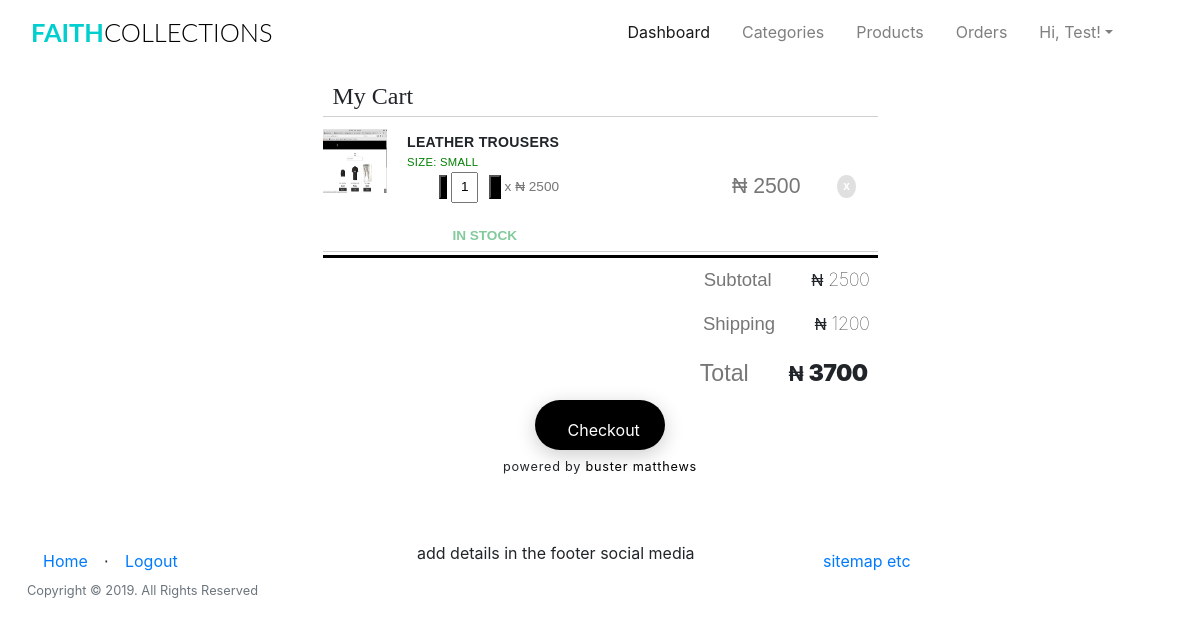
Page /cart/ (signed in) on the committed database.
### app/models.py (models this page shows, shortened)
class User(UserMixin, db.Model):
	__tablename__="user"
	id = db.Column(db.Integer, primary_key=True)
	firstname = db.Column(db.String(24), index=True)
	lastname = db.Column(db.String(24), index=True)
	email = db.Column(db.String(50), index=True, unique=True)
	password_hash = db.Column(db.String)
	phonenumber = db.Column(db.String(18), index=True, unique=True)
	is_admin = db.Column(db.Boolean, default = False)
	order = db.relationship('Order', backref='my_orders')
	kart = db.relationship('Kart', uselist=False, backref='user_kart')
	shipping_info = db.relationship('ShippingInfo', backref='role',lazy='dynamic')

class Kart(db.Model):
	id = db.Column(db.Integer, primary_key=True)
	product_id = db.Column(db.Integer, db.ForeignKey('product.id'))
	product = db.relationship('Products', uselist=False)
	quantity = db.Column(db.Integer)
	subtotal = db.Column(db.Integer)
	user_id = db.Column(db.Integer, db.ForeignKey('user.id'))
	user = db.relationship('User', uselist=False, backref='user')

class Products(db.Model):
	__tablename__ = 'product'
	id = db.Column(db.Integer, primary_key=True)
	product_name = db.Column(db.String(100), index=True)
	product_price = db.Column(db.Integer, index=True)
	product_image = db.Column(db.String(120),index=True)
	product_description = db.Column(db.String(200), index=True)
	product_stock = db.Column(db.Integer, index = True)
	product_size = db.Column(db.String(5), index = True)
	categories_id = db.Column(db.Integer, db.ForeignKey('categories.id'))
	'''
		foreign key for product.id
		test this weda its one order several products or several orders, serveral products
		using many to many for now
		#many many rel with order
	'''
	order = db.relationship("Order", secondary = association_table)

### app/users/routes.py (the view)
@users.route('/cart/',methods = ["GET","POST"])
def cart():
	if current_user.is_anonymous:
		count = 0
		user = 0
		cartlist = []
	else:
		user = current_user.id
		count = Kart.query.filter_by(user_id =user).count()
		cartlist = Kart.query.filter_by(user_id=user).all()
	form = CartForm()
	price = ShippingPrice()
	items_subtotals = subtotals()
	if current_user.is_anonymous:
		flash('please login or register to be able to add a shipping address')
		return render_template('users/cart.html', count= count, cartlist= cartlist,
	title = "Cart", form = form, price=price, items_subtotals=items_subtotals)
	return render_template('users/cart.html', count= count, cartlist= cartlist,
	title = "Cart", form = form, price=price,items_subtotals=items_subtotals)

### app/users/forms.py
class CartForm(FlaskForm):
	quantity = IntegerField('1', validators=[DataRequired()])
	submit = SubmitField('Submit')

### app/models.py (called while the page is built)
@login_manager.user_loader
def load_user(id):
    return User.query.get(int(id))

### app/users/routes.py (called while the page is built)
def ShippingPrice():
	if current_user.is_authenticated:
		item_num = Kart.query.filter_by(user_id = current_user.id).count()
	else:
		item_num = Kart.query.filter_by(user_id = 0).count()
	shipping_price = 0
	if item_num >= 1:
		shipping_price = 1200
	elif item_num >= 5:
		shipping_price = 2500
	else:
		pass
	return shipping_price

def subtotals():
	if current_user.is_authenticated:
		get_products = Kart.query.filter_by(user_id = current_user.id).all()
	else:
		get_products = Kart.query.filter_by(user_id = 0).all()
	items_subtotal = 0
	for price in get_products:
		items_subtotal+=int(price.subtotal)
	return items_subtotal

### app/templates/users/cart.html (shortened to what this page needs)
{% extends "base.html" %}
	{%block head%}
	<link href="{{ url_for('static', filename='css/cart.css')}}" rel="stylesheet">
	{%endblock%}
{% block body %}
<body>
<div class="wrapper">
	<header class="heading cf">
		<h5>My Cart</h5>
	</header>
	{% if current_user.is_authenticated %}
	<div class="outerbox">
		<div class="innerbox">
			<div class="cart-content">
				<ul class="item-wrapper">
						{% for items in cartlist %}
					<li id="cart_items" class="cart-items">
						<div class="infoWrap">
							<div class="item-description">
								<img src="{{ items.product.product_image }}" class="item-img">
								<h6 class="item-name">
									{{ items.product.product_name }}
										<br>
									<div class="small">
										<span>Size:</span>
										<span>{{ items.product.product_size }}</span>
									</div>
								</h6>
								<br>
								<div class="xtra">
									<form action="{{url_for('users.quantity_update', id=items.id)}}">
										<p>
											<input id="minus-btn" type="button" class="minus-btn{{items.id}}" value="-">
												<input type="text" name="quantity" class="qty" id="qty{{items.id}}", value="{{items.quantity}}">
											<input id="plus-btn" type="button" class="plus-btn{{items.id}}" value="+">
											  x <span class="iso">₦</span> <span class="item-price{{items.id}}"> {{ items.product.product_price }}</span>
											  <p> <span id="loading{{items.id}}" class="loading_bkg"></span> </p>
										</p>
									</form>
									<p class="stockStatus">
										In Stock
									</p>
								</div>
							</div>
							<div class="prod-total item-description">
								<p> <span class="iso">₦</span> <span class="item-total{{items.id}} item-total">{{items.subtotal}}</span></p>
							</div>
							<div class="remove-item item-description">
								<a href="{{ url_for('users.remove_item', id=items.id) }}" class="remove">x</a>
							</div>
						</div>
					</li>
                    {% endfor %}
				</ul>
			</div>
		</div>
	</div>
<footer class="cart-footer">
	<div class="subtotal cf">
    <ul>
	  <li class="totalRow"><span class="label">Subtotal</span>
		<span class="iso">₦</span>
		<span id="subtotal_value" class="value">{{items_subtotals}}</span>
	</li>
	<li class="totalRow"><span class="label">Shipping</span>
		<span class="iso">₦</span>
		<span id="shipping_price" class="value">{{ price }}</span>
	</li>
	<li class="totalRow final"><span class="label">Total</span>
		<span class="iso">₦</span>
		<span id="total-final" class="value">{{items_subtotals + price}}</span>
	</li>
    </ul>
  </div>
		<div class="checkoutcontainer">
			<a href="#" id="checkout" data-toggle="modal" data-target="#exampleModalCenter">
				<span class="checkout-text">Checkout</span>
			</a>
		</div>
	<span class="cart-copyright">
		powered by <a href="#" class="authored">buster matthews</a>
	</span>
</footer>
</div>
{% endif %}
</body>
{% endblock %}

### app/templates/base.html (shortened to what this page needs)
<html>
    <head>
        <link href="{{ url_for('static', filename='css/bootstrap.min.css') }}"rel="stylesheet">
        <link href="{{ url_for('static', filename='css/st.css') }}"rel="stylesheet">
        {%block head%}
        {%endblock%}
    </head>
    <body>
            <div class="container-fluid mt-1 mb-3">
                <nav class="navbar navbar-expand-lg navbar-light">
                    <h1 class="brand_name">
                        <a class="navbar-brand" href="{{ url_for('home.homepage') }}">Faith<span>Collections</span></a>
                    </h1>
                    <div class="collapse navbar-collapse" id="navbarTogglerDemo03">
                    <ul class="navbar-nav ml-auto mr-5 mt-2 mt-lg-0">
                            {% if current_user.is_authenticated %}
                            {% if current_user.is_admin %}
                            <li class="nav-item ml-3">
                              <a class="nav-link active" href="{{ url_for('home.admin_dashboard') }}">Dashboard</a>
                            </li>
                            <li class="nav-item ml-3">
                              <a class="nav-link" href="{{ url_for('admin.list_categories') }}">Categories</a>
                            </li>
                            <li class="nav-item ml-3">
                              <a class="nav-link" href="{{ url_for('admin.list_products') }}">Products</a>
                            </li>
                            <li class="nav-item ml-3">
                              <a class="nav-link" href="#" >Orders</a>
                            </li>
                            {% else %}
                              <li class="nav-item ml-3">
                                <a class="nav-link" href="{{ url_for('users.cart') }}">Cart<span class="badge badge-light">{{ count }}</span></a>
                              </li>
                              {% endif %}
                              <li class="nav-item dropdown ml-3">
                                    <a class="nav-link dropdown-toggle" data-toggle="dropdown" href="#" role="button" aria-haspopup="true" aria-expanded="false">
                                        Hi, {{ current_user.firstname }}!</a>
                                  </li>
                                    {% endif %}
                    </ul>
                    </div>
                </nav>
            </div>
    <div class=" container">
            {% block body %}
            {% endblock %}
    </div>
    <div class="push"></div>
    <div class="container-fluid">
        <footer>
                <div class="row">
                        <div class="col">
                                <ul class="nav">
                                    <li class=" nav-item" ><a class="nav-link" href="{{ url_for('home.homepage') }}">Home</a></li>
                                    <li class="footer-menu-divider mt-2">⋅</li>
                                    {% if current_user.is_authenticated %}
                                        <li class=" nav-item" ><a class="nav-link" href="{{ url_for('auth.logout') }}">Logout</a></li>
                                    {% else %}
                                        <li class=" nav-item" ><a class="nav-link" href="{{ url_for('auth.register') }}">Register</a></li>
                                        <li class="footer-menu-divider mt-2">⋅</li>
                                        <li class=" nav-item" ><a class="nav-link" href="{{ url_for('auth.login') }}">Login</a></li>
                                    {% endif %}
                                </ul>
                                <p class="copyright text-muted small">Copyright © 2019. All Rights Reserved</p>
                        </div>
                        <div class="col">
                                <ul class="d-inline-block">
                                 <li class="d-inline-block">add details in the footer</li>
                                 <li class="d-inline-block">social media</li>
                                </ul>
                        </div>
                        <div class="col">
                            <ul class="nav">
                            <li class="d-inline-block"><a class="nav-link" href="#">sitemap etc</a></li>
                            </ul>
                        </div>
                </div>
        </footer>
    </div>
    </body>
</html>

### app/static/css/st.css (style rules this page uses)
.brand_name .navbar-brand { font-size:1.59rem; text-transform: uppercase; font-family: 'Lato', sans-serif; font-weight: 700; color: #333; }
.brand_name >.navbar-brand { color:#01CFCF; text-decoration: none; }
.brand_name >.navbar-brand span { color: #000; font-weight: 300; }
.push { height:4em; }
.row { margin-left: auto; margin-right: auto; margin-bottom: 20px; }
.row:after { content: ""; display: table; clear: both; }
.row .col { float: left; -webkit-box-sizing: border-box; box-sizing: border-box; padding: 0 0.75rem; min-height: 1px; }

### app/static/css/cart.css (style rules this page uses)
p,h1, h3, input, ul, h6 ,h5 { margin: 0; padding: 0; }
ul { list-style-type: none; }
.wrapper { position: relative; height: 450px; max-height:50%; width: 50%; max-width: 50%; margin: auto; clear: both; }
.heading { padding: .33em 0; border-bottom: 1px solid #D0D0D0; }
.heading h5 { font-family: "Droid Serif", serif; font-size: 1.5em; margin-left: 10px; }
.outerbox { clear: both; height: 100%; width:100%; position: relative; overflow: hidden; clear: both; }
.innerbox { height:80%; width: 100%; }
.cart-content { margin-top: 10px; display: table; position:relative; width: 100%; }
.item-wrapper { list-style-type: none; padding: 0; }
.cart-items { display: block; width: 100%; vertical-align: middle; border-bottom: 1px solid #D0D0D0; }
.infoWrap { display: table; width: 100%; }
.item-description { display: table-cell; vertical-align: middle; padding-bottom: 5px; }
.item-img { width:5em; height: 4em; display:inline; padding-right:1em; margin-top: 2px; margin-bottom: 4px; }
.item-name { top: 7%; font-size: .88em; font-family: "Montserrat", sans-serif; font-weight: bold; text-transform: uppercase; letter-spacing: .021em; }
.item-img, .item-name { display: inline-block; }
.item-description p { font-size: .85em; color: #777777; font-family: "Montserrat", sans-serif; display: inline-block; }
div.small { color:green; line-height: 2; }
.xtra { margin-left: auto; margin-right: auto; width: 40%; margin-top: -10%; }
input.qty { width: 2em; text-align: center; font-size: 1em; padding: .25em; margin: 1em .5em 0 0; }
p.stockStatus { color: #82CA9C; font-weight: bold; padding: .5em 0 0 1em; text-transform: uppercase; }
.prod-total { text-align: center; margin-right: 2px; font-size: 25px; }
.remove-item { padding-left: 15px; }
.remove { text-decoration: none; font-family: "Montserrat", sans-serif; color: #ffffff; font-weight: bold; background: #e0e0e0; padding: .5em; font-size: .75em; display: inline-block; border-radius: 100%; line-height: .85; transition: all 0.25s linear; }
.cart-footer { border-top: solid black; position:absolute; bottom: 0; width: 100%; height: auto; text-align: center; }
.cf >ul { width: 50%; float: right; }
.subtotal .totalRow { padding: .5em; text-align: right; }
.subtotal .totalRow .label { font-family: "Montserrat", sans-serif; font-size: 1.16em; font-weight: normal; color: #777; }
.subtotal .totalRow span.label { display: inline-block; padding: 0 0 0 1em; text-align: right; margin-right: 35px; }
.subtotal .totalRow .value { letter-spacing: -.025em; font-size: 1.15em; font-weight: 100; }
.subtotal .totalRow.final { font-size: 1.25em; font-weight: bold ; }
.subtotal .totalRow.final>.value { font-weight: 1000 ; }
.checkoutcontainer { width: 130px; height: 50px; position: relative; margin: auto; margin-top: 8px; background-color: black; cursor: pointer; transition: all 0.5s cubic-bezier(0.165, 0.84, 0.44, 1); -webkit-box-shadow: 0 5px 20px 0 rgba(0, 0, 0, 0.2); -moz-box-shadow: 0 5px 20px 0 rgba(0, 0, 0, 0.2); box-shadow: 0 5px 20px 0 rgba(0, 0, 0, 0.2); -webkit-border-radius: 3.125em; -moz-border-radius: 3.125em; border-radius: 3.125em; margin-bottom: 7px; clear: both; }
.checkout-text { position: absolute; top: 35%; left:25%; color: white; text-align: center; }
.cart-copyright { font-size: 12.7px; letter-spacing: 0.06em; }
.authored { color: black; }
.cf:before, .cf:after { content: " "; display: table; }
.loading_bkg { height: 16px; display: inline-block; width: 18px; margin-left: 4px; }
#minus-btn,#plus-btn { background-color: black; }

### rows in the picture
User: firstname "Test"
Kart: product.product_name "LEATHER TROUSERS", product.product_size "SMALL", quantity "1", product.product_price "2500", subtotal "2500"

### other values in the picture
{{ items_subtotals }} "2500"
{{ price }} "1200"
{{ items_subtotals + price }} "3700"
